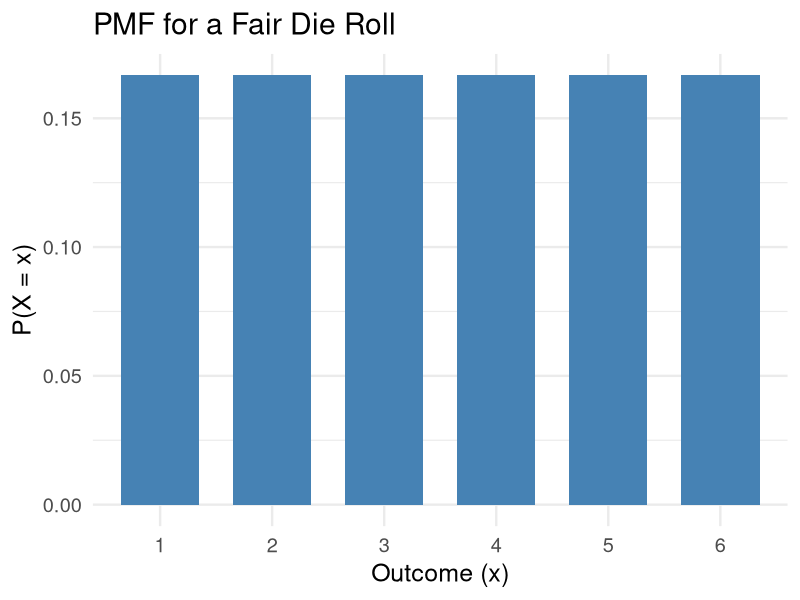
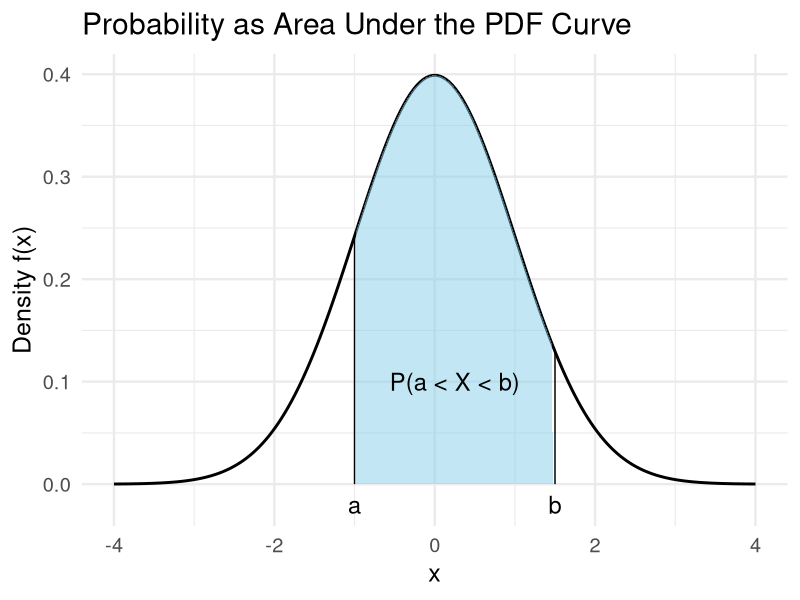
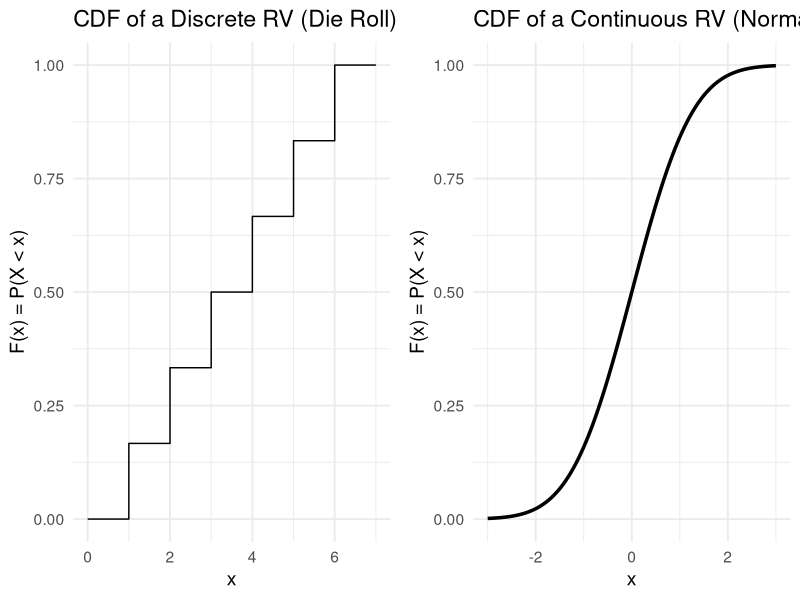
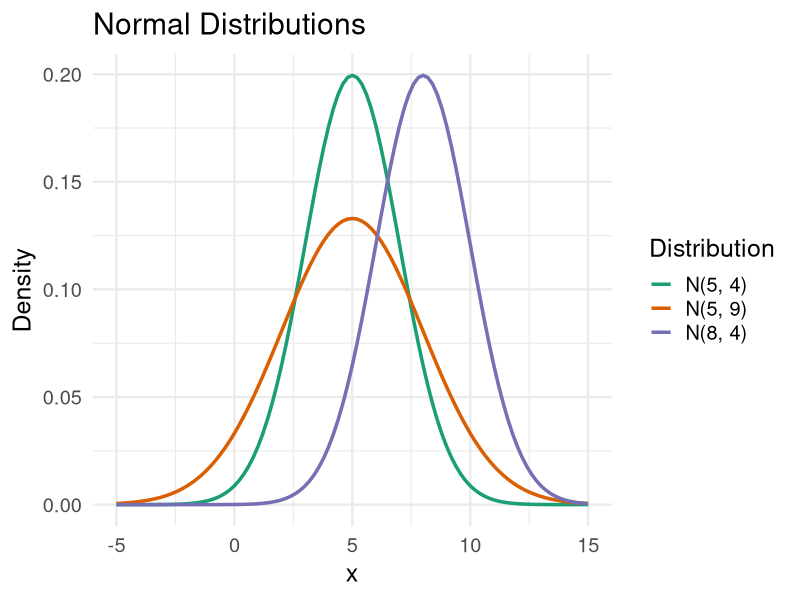
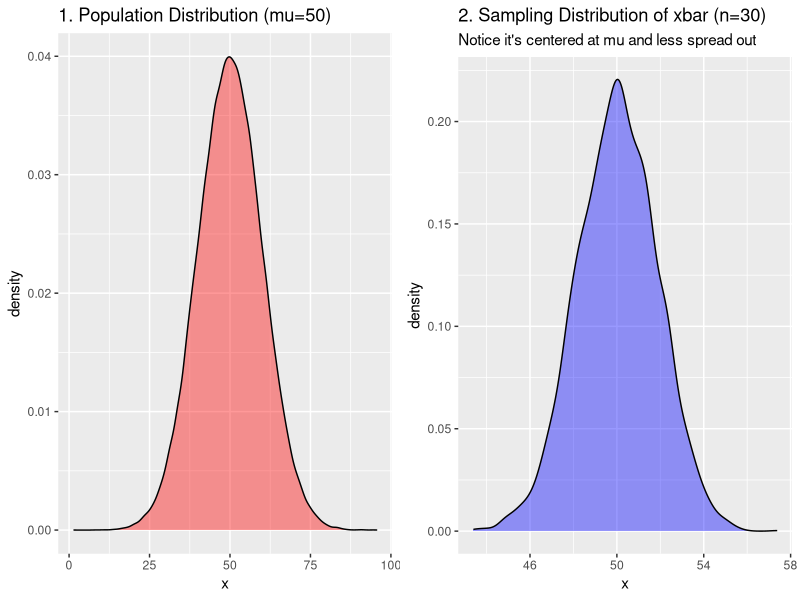
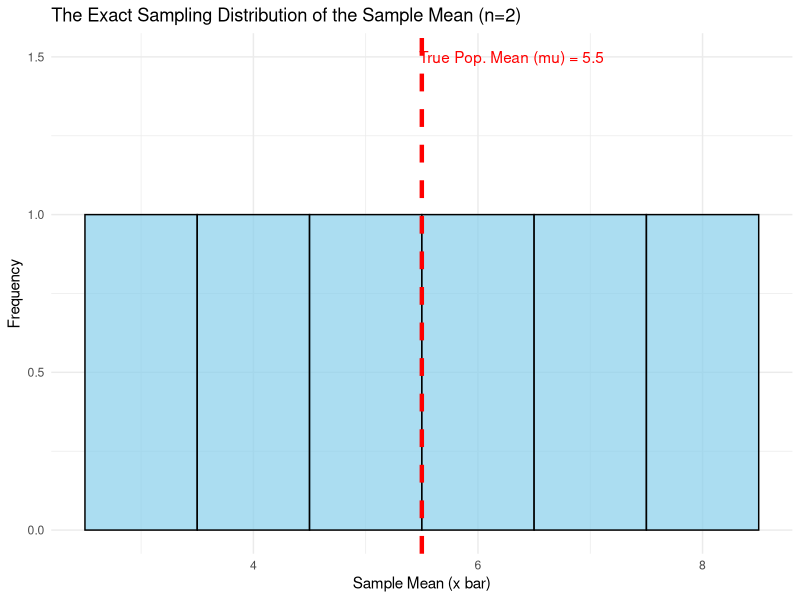
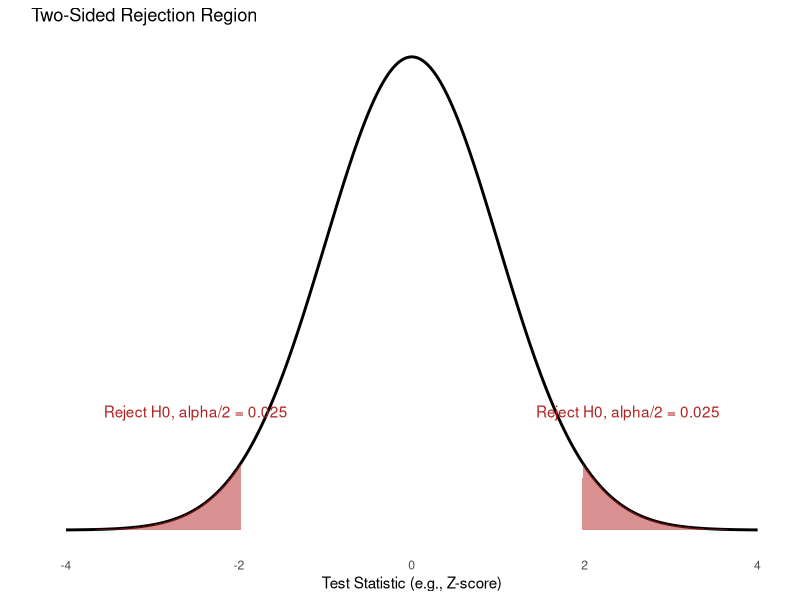
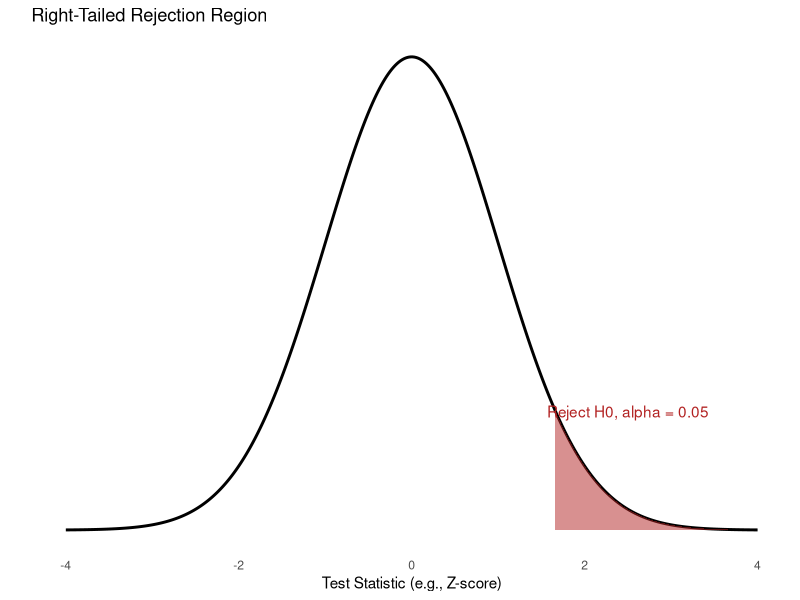

These charts were generated, in order, by the following R code:
## ---- chunk 1
knitr::opts_chunk$set(echo = FALSE, warning = FALSE, message = FALSE, out.width=250)
library(ggplot2)
library(gridExtra)
# Helper to create data
create_norm_data <- function(mean = 0, sd = 1) {
  x <- seq(mean - 4 * sd, mean + 4 * sd, length.out = 400)
  y <- dnorm(x, mean, sd)
  data.frame(x, y)
}
# Helper function to plot the distribution with shaded rejection regions
plot_test <- function(norm_data, crit_vals, title) {
  
  # Create data for shading each tail INDEPENDENTLY
  shade_left_tail <- subset(norm_data, x < crit_vals[1])
  shade_right_tail <- subset(norm_data, x > crit_vals[2])

  ggplot(norm_data, aes(x = x, y = y)) +
    geom_line(color = "black", size = 1) +
    # Plot the left tail area (if it exists)
    geom_area(data = shade_left_tail, aes(y = y), fill = "firebrick", alpha = 0.5) +
    # Plot the right tail area (if it exists)
    geom_area(data = shade_right_tail, aes(y = y), fill = "firebrick", alpha = 0.5) +
    labs(
      title = title,
      x = "Test Statistic (e.g., Z-score)",
      y = ""
    ) +
    theme_minimal() +
    theme(
      axis.text.y = element_blank(),
      axis.ticks.y = element_blank(),
      panel.grid = element_blank()
    )
}

## ---- chunk 2
data.frame(x = 1:6, p = rep(1/6, 6)) |>
  ggplot(aes(x = factor(x), y = p)) +
  geom_col(fill = "steelblue", width = 0.7) +
  labs(title = "PMF for a Fair Die Roll", x = "Outcome (x)", y = "P(X = x)") +
  theme_minimal(base_size = 18)
## ---- chunk 3
# Generate data for a normal curve
x <- seq(-4, 4, length.out=200)
y <- dnorm(x)
df <- data.frame(x, y)
# Create a filled area
area_df <- subset(df, x >= -1 & x <= 1.5)

ggplot(df, aes(x, y)) + 
  geom_line(size = 1) +
  geom_area(data = area_df, fill = "skyblue", alpha = 0.5) +
  annotate("text", x = 0.25, y = 0.1, label = "P(a < X < b)", size = 6) +
  annotate("segment", x = -1, xend = -1, y = 0, yend = dnorm(-1)) +
  annotate("segment", x = 1.5, xend = 1.5, y = 0, yend = dnorm(1.5)) +
  annotate("text", x = -1, y = -0.02, label = "a", size = 6) +
  annotate("text", x = 1.5, y = -0.02, label = "b", size = 6) +
  labs(title = "Probability as Area Under the PDF Curve", x = "x", y = "Density f(x)") +
  theme_minimal(base_size = 18)
## ---- chunk 4
# Discrete CDF (Die Roll)
p1 <- data.frame(x = 0:7, y = c(0, 1/6, 2/6, 3/6, 4/6, 5/6, 1, 1)) |>
  ggplot(aes(x=x, y=y)) + geom_step() + xlim(0, 7) + ylim(0,1) +
  labs(title = "CDF of a Discrete RV (Die Roll)", x="x", y="F(x) = P(X < x)") +
  theme_minimal(base_size = 14)

# Continuous CDF (Normal)
p2 <- ggplot(data.frame(x = c(-3, 3)), aes(x)) +
  stat_function(fun = pnorm, geom = "line", size=1.2) + ylim(0,1) +
  labs(title = "CDF of a Continuous RV (Normal)", x="x", y="F(x) = P(X < x)") +
  theme_minimal(base_size = 14)

grid.arrange(p1, p2, ncol=2)
## ---- chunk 5
ggplot(data.frame(x = c(-5, 15)), aes(x)) +
  stat_function(fun = dnorm, args = list(mean = 5, sd = 2), aes(color = "N(5, 4)"), size = 1.2) +
  stat_function(fun = dnorm, args = list(mean = 5, sd = 3), aes(color = "N(5, 9)"), size = 1.2) +
  stat_function(fun = dnorm, args = list(mean = 8, sd = 2), aes(color = "N(8, 4)"), size = 1.2) +
  scale_color_brewer(palette = "Dark2", name = "Distribution") +
  labs(title = "Normal Distributions", y = "Density", x = "x") +
  theme_minimal(base_size = 18)
## ---- chunk 6
pnorm(45, mean = 35, sd = 5)
## ---- chunk 7
    pnorm(-0.8, mean = 0, sd = 1)
## ---- chunk 8
# Simulate it
pop <- rnorm(100000, mean = 50, sd = 10) # a "population"
sample_means <- replicate(5000, mean(sample(pop, size = 30))) # 5000 sample means

p1 <- ggplot(data.frame(x=pop), aes(x)) + geom_density(fill="red", alpha=0.4) + labs(title="1. Population Distribution (mu=50)")
p2 <- ggplot(data.frame(x=sample_means), aes(x)) + geom_density(fill="blue", alpha=0.4) + labs(title="2. Sampling Distribution of xbar (n=30)", subtitle="Notice it's centered at mu and less spread out")

grid.arrange(p1, p2, ncol=2)
## ---- chunk 9
# Our entire population consists of just four numbers
population <- c(2, 4, 6, 10)

# Let's calculate the TRUE population mean (mu). This is a parameter.
true_population_mean <- mean(population)

print(paste("The population is:", paste(population, collapse = ", ")))
print(paste("The true population mean (mu) is:", true_population_mean))
## ---- chunk 10
# Use the combn() function to get all unique combinations of size 2
all_possible_samples <- combn(population, 2)
print("All 6 possible samples of size n=2:")
print(all_possible_samples)
## ---- chunk 11
# Use the apply() function to calculate the mean of each column (each sample)
sample_means <- apply(all_possible_samples, 2, mean)

# Print the resulting sample means
print("The mean of each of the 6 possible samples:")
print(sample_means)
## ---- chunk 12
# Create a frequency table of the sample means
sampling_distribution_table <- as.data.frame(table(sample_means))
colnames(sampling_distribution_table) <- c("Sample_Mean", "Frequency")

print("The Sampling Distribution (as a frequency table):")
print(sampling_distribution_table)
## ---- chunk 13
# Create a data frame for ggplot
plot_data <- data.frame(means = sample_means)

# Plot the sampling distribution
ggplot(plot_data, aes(x = means)) +
  geom_histogram(binwidth = 1, color = "black", fill = "skyblue", alpha = 0.7) +
  labs(
    title = "The Exact Sampling Distribution of the Sample Mean (n=2)",
    x = "Sample Mean (x bar)",
    y = "Frequency"
  ) +
  # Add a vertical line for the true population mean
  geom_vline(
    aes(xintercept = true_population_mean), 
    color = "red", 
    linetype = "dashed", 
    linewidth = 1.5
  ) +
  # Add a label for the line
  annotate(
    "text", 
    x = true_population_mean + 0.8, 
    y = 1.5, 
    label = paste("True Pop. Mean (mu) =", true_population_mean), 
    color = "red"
  ) +
  theme_minimal()
## ---- chunk 14
# Data and critical values for a two-sided test
norm_dat <- create_norm_data()
alpha <- 0.05
crit_lower <- qnorm(alpha / 2)
crit_upper <- qnorm(1 - alpha / 2)

# Plot
p <- plot_test(norm_dat, c(crit_lower, crit_upper), "Two-Sided Rejection Region")
p + annotate("text", x = -2.5, y = 0.1, label = paste("Reject H0, alpha/2 =", alpha/2), color="firebrick") +
    annotate("text", x = 2.5, y = 0.1, label = paste("Reject H0, alpha/2 =", alpha/2), color="firebrick")
## ---- chunk 15
# Critical value for a right-tailed test
crit_lower_right <- -Inf # No lower bound for rejection
crit_upper_right <- qnorm(1 - alpha)

# Plot
p_right <- plot_test(norm_dat, c(crit_lower_right, crit_upper_right), "Right-Tailed Rejection Region")
p_right + annotate("text", x = 2.5, y = 0.1, label = paste("Reject H0, alpha =", alpha), color="firebrick")
## ---- chunk 16
# Critical value for a left-tailed test
crit_lower_left <- qnorm(alpha)
crit_upper_left <- Inf # No upper bound for rejection

# Plot
p_left <- plot_test(norm_dat, c(crit_lower_left, crit_upper_left), "Left-Tailed Rejection Region")
p_left + annotate("text", x = -2.5, y = 0.1, label = paste("Reject H0, alpha =", alpha), color="firebrick")
